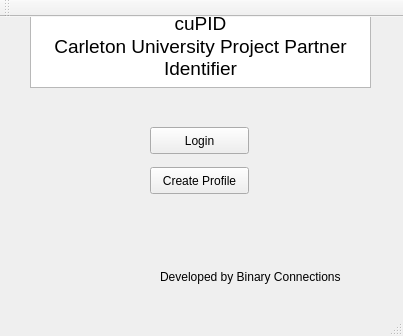
<?xml version="1.0" encoding="UTF-8"?>
<ui version="4.0">
 <class>welcomePage</class>
 <widget class="QMainWindow" name="welcomePage">
  <property name="geometry">
   <rect>
    <x>0</x>
    <y>0</y>
    <width>403</width>
    <height>336</height>
   </rect>
  </property>
  <property name="windowTitle">
   <string>Welcome Page</string>
  </property>
  <widget class="QWidget" name="centralWidget">
   <widget class="QPushButton" name="createProfileBtn">
    <property name="geometry">
     <rect>
      <x>150</x>
      <y>150</y>
      <width>99</width>
      <height>27</height>
     </rect>
    </property>
    <property name="text">
     <string>Create Profile</string>
    </property>
   </widget>
   <widget class="QPushButton" name="loginBtn">
    <property name="geometry">
     <rect>
      <x>150</x>
      <y>110</y>
      <width>99</width>
      <height>27</height>
     </rect>
    </property>
    <property name="text">
     <string>Login</string>
    </property>
   </widget>
   <widget class="QTextBrowser" name="heading">
    <property name="geometry">
     <rect>
      <x>30</x>
      <y>-10</y>
      <width>341</width>
      <height>81</height>
     </rect>
    </property>
    <property name="html">
     <string>&lt;!DOCTYPE HTML PUBLIC &quot;-//W3C//DTD HTML 4.0//EN&quot; &quot;http://www.w3.org/TR/REC-html40/strict.dtd&quot;&gt;
&lt;html&gt;&lt;head&gt;&lt;meta name=&quot;qrichtext&quot; content=&quot;1&quot; /&gt;&lt;style type=&quot;text/css&quot;&gt;
p, li { white-space: pre-wrap; }
&lt;/style&gt;&lt;/head&gt;&lt;body style=&quot; font-family:'Ubuntu'; font-size:11pt; font-weight:400; font-style:normal;&quot;&gt;
&lt;p align=&quot;center&quot; style=&quot; margin-top:0px; margin-bottom:0px; margin-left:0px; margin-right:0px; -qt-block-indent:0; text-indent:0px;&quot;&gt;&lt;span style=&quot; font-size:14pt;&quot;&gt;cuPID&lt;/span&gt;&lt;/p&gt;
&lt;p align=&quot;center&quot; style=&quot; margin-top:0px; margin-bottom:0px; margin-left:0px; margin-right:0px; -qt-block-indent:0; text-indent:0px;&quot;&gt;&lt;span style=&quot; font-size:14pt;&quot;&gt;Carleton University Project Partner Identifier&lt;/span&gt;&lt;/p&gt;&lt;/body&gt;&lt;/html&gt;</string>
    </property>
   </widget>
   <widget class="QLabel" name="teamLabel">
    <property name="geometry">
     <rect>
      <x>160</x>
      <y>250</y>
      <width>231</width>
      <height>20</height>
     </rect>
    </property>
    <property name="text">
     <string>Developed by Binary Connections</string>
    </property>
   </widget>
  </widget>
  <widget class="QMenuBar" name="menuBar">
   <property name="geometry">
    <rect>
     <x>0</x>
     <y>0</y>
     <width>403</width>
     <height>25</height>
    </rect>
   </property>
  </widget>
  <widget class="QToolBar" name="mainToolBar">
   <attribute name="toolBarArea">
    <enum>TopToolBarArea</enum>
   </attribute>
   <attribute name="toolBarBreak">
    <bool>false</bool>
   </attribute>
  </widget>
  <widget class="QStatusBar" name="statusBar"/>
 </widget>
 <layoutdefault spacing="6" margin="11"/>
 <resources/>
 <connections/>
</ui>
